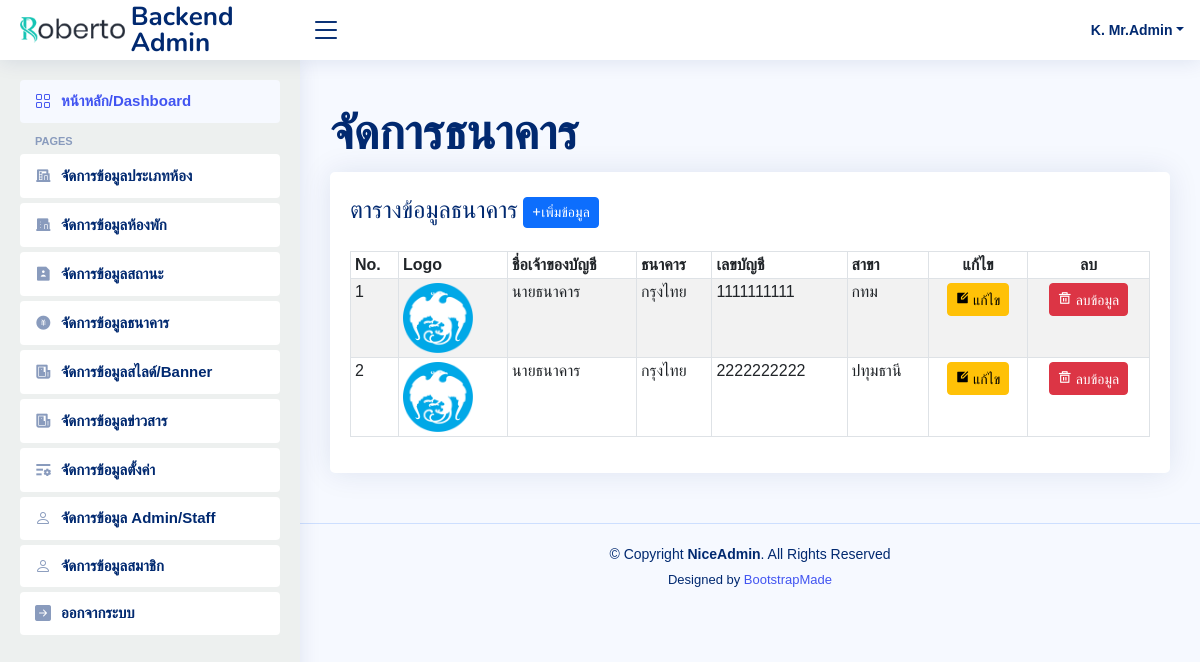
The page /admin/bank.php (signed in) on the database its author committed.
### tables this page shows
CREATE TABLE `tb_ac_admin` (
  `admin_id` int(3) NOT NULL,
  `status_id` int(3) NOT NULL DEFAULT 1,
  `admin_name` varchar(100) NOT NULL,
  `admin_password` varchar(100) NOT NULL,
  `admin_firstname` varchar(100) NOT NULL,
  `admin_surname` varchar(100) NOT NULL,
  `admin_phone` varchar(10) NOT NULL,
  `admin_show` tinyint(3) UNSIGNED NOT NULL DEFAULT 1,
  `admin_address` text DEFAULT NULL
);

CREATE TABLE `tb_bank` (
  `bank_id` int(3) NOT NULL,
  `bank_name` varchar(100) NOT NULL,
  `ac_name` varchar(100) NOT NULL,
  `bank_number` varchar(100) NOT NULL,
  `bank_branch` varchar(100) NOT NULL,
  `bank_img` varchar(500) NOT NULL
);

### admin/bank_list.php (the view)
<?php
$sql_script = "SELECT * FROM tb_bank";
$result = mysqli_query($Connection, $sql_script) or die (mysqli_error($Connection));
?>
<table class="table datatable table-striped table-bordered table-sm">
  <thead>
    <tr>
      <th><font face="TH Sarabun New" > No.</font></th>
      <th><font face="TH Sarabun New" > Logo</font></th>
      <th><font face="TH Sarabun New" > ชื่อเจ้าของบัญชี</font></th>
      <th><font face="TH Sarabun New" > ธนาคาร</font></th>
      <th><font face="TH Sarabun New" > เลขบัญชี</font></th>
      <th><font face="TH Sarabun New" > สาขา</font></th>
      <th><center><font face="TH Sarabun New" >แก้ไข</font></center></th>
      <th><center><font face="TH Sarabun New" >ลบ</font></center></th>
    </tr>
  </thead>
  <tbody>
    <?php $i=1; foreach ($result as $row_result) {  ?>
    <tr>
      <td scope="row"><?php echo $i++;?></td>
      <td><img src="../img/bank/<?php echo $row_result["bank_img"];?>" width="70px"></td>
      <td><?php echo $row_result["ac_name"];?></td>
      <td><?php echo $row_result["bank_name"];?></td>
      <td><?php echo $row_result["bank_number"];?></td>
      <td><?php echo $row_result["bank_branch"];?></td>
      <td><center>
        <a href="bank.php?act=edit&bank_id=<?php echo $row_result["bank_id"];?>" class="btn btn-warning btn-sm">
          <i class="ri-edit-box-fill"> </i>
        <font face="TH Sarabun New" > แก้ไข </font></a>
        </center>
      </td>
      <td><center>
        <a type="button" class="btn btn-danger btn-sm" href="JavaScript:if(confirm('คุณแน่ใจที่จะลบข้อมูลนี้?') == true){window.location='bank.php?bank_id=<?php echo $row_result["bank_id"];?>&act=del';}">
          <i class="ri-delete-bin-5-line"><font face="TH Sarabun New" > ลบข้อมูล</font></i>
        </a>
        </center>
      </td>
    </tr>
    <?php } ?>
  </tbody>
</table>

### admin/web_struc/header.php (shortened to what this page needs)
======= Header ======= -->
  <header id="header" class="header fixed-top d-flex align-items-center">
    <div class="d-flex align-items-center justify-content-between">
      <a href="index.php" class="logo d-flex align-items-center">
        <img src="assets/img/logo.png" alt="">
        <span class="d-none d-lg-block">Backend Admin</span>
      </a>
      <i class="bi bi-list toggle-sidebar-btn"></i>
    </div>
    <nav class="header-nav ms-auto">
      <ul class="d-flex align-items-center">
        <li class="nav-item dropdown pe-3">
          <a class="nav-link nav-profile d-flex align-items-center pe-0" href="#" data-bs-toggle="dropdown">
            <span class="d-none d-md-block dropdown-toggle ps-2">K. <?=$rowAdmin['admin_firstname'];?></span>
          </a>
        </li>
      </ul>
    </nav>
  </header><!-- End Header

### admin/assets/css/style.css (style rules this page uses)
:root { scroll-behavior: smooth; }
body { font-family: "Open Sans", sans-serif; background: #f6f9ff; color: #444444; }
a { color: #4154f1; text-decoration: none; }
.logo { line-height: 1; }
@media (min-width: 1200px) { .logo { width: 280px; } }
.logo img { max-height: 26px; margin-right: 6px; }
.logo span { font-size: 26px; font-weight: 700; color: #012970; font-family: "Nunito", sans-serif; }
.header { transition: all 0.5s; z-index: 997; height: 60px; box-shadow: 0px 2px 20px rgba(1, 41, 112, 0.1); background-color: #fff; padding-left: 20px; }
.header .toggle-sidebar-btn { font-size: 32px; padding-left: 10px; cursor: pointer; color: #012970; }
.header-nav ul { list-style: none; }
.header-nav>ul { margin: 0; padding: 0; }
.header-nav .nav-profile { color: #012970; }
.header-nav .nav-profile span { font-size: 14px; font-weight: 600; }

### admin/web_struc/title.php (style rules this page uses)
* { font-family:sans-serif; !important }

### rows shown on the page
tb_ac_admin: admin_firstname "Mr.Admin"
tb_bank: bank_img (picture), ac_name "นายธนาคาร", bank_name "กรุงไทย", bank_number "1111111111", bank_branch "กทม"
tb_bank: bank_img (picture), ac_name "นายธนาคาร", bank_name "กรุงไทย", bank_number "2222222222", bank_branch "ปทุมธานี"
